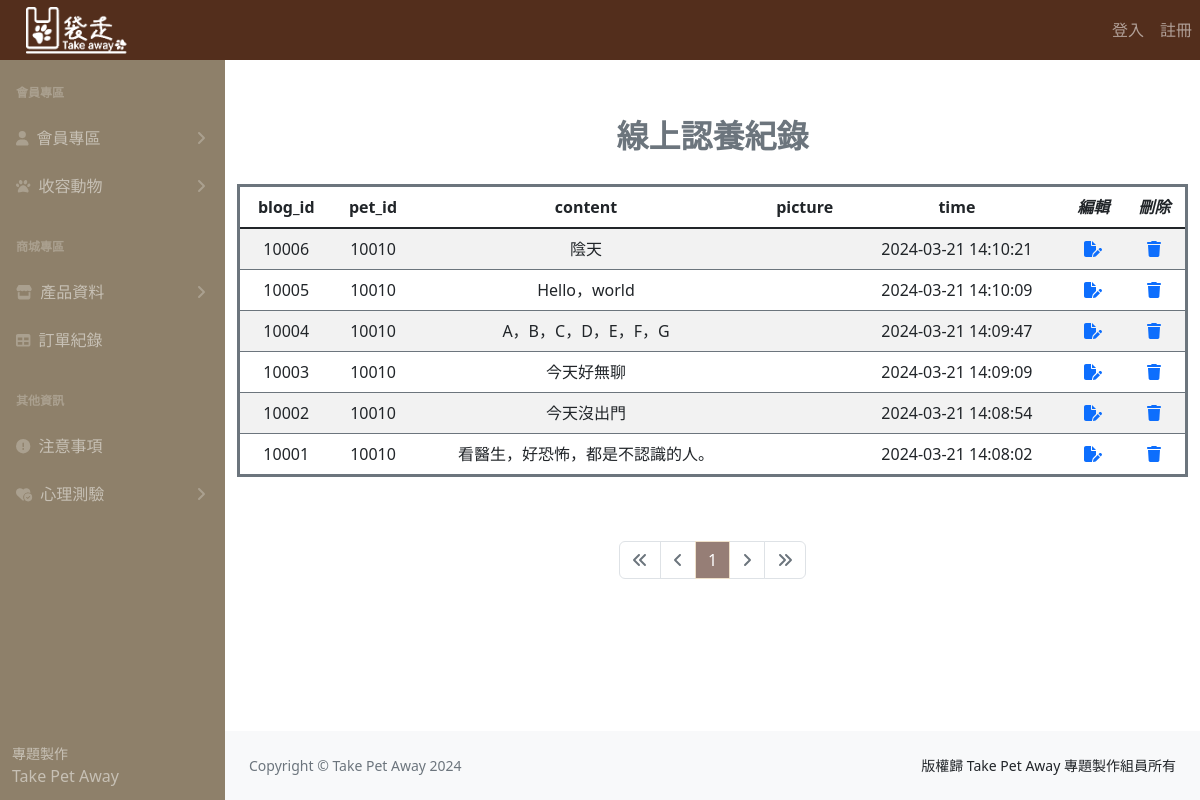
Screenshot of /blog.php with the database file from the repository.
### tables this page shows
CREATE TABLE `blog` (
  `blog_id` int(11) NOT NULL,
  `pet_id` int(11) NOT NULL,
  `content` varchar(100) NOT NULL,
  `pic1` varchar(100) DEFAULT NULL,
  `pic2` varchar(100) DEFAULT NULL,
  `pic3` varchar(100) DEFAULT NULL,
  `pic4` varchar(100) DEFAULT NULL,
  `pic5` varchar(100) DEFAULT NULL,
  `time` datetime NOT NULL
);

### blog.php (the view, shortened to what this page needs)
<?php
require __DIR__ . '/parts/pdo-connect.php';
$page = isset($_GET['page']) ? intval($_GET['page']) : 1;
$perPage = 10;
$total_sql = "SELECT COUNT(1) FROM blog";
$total_stmt = $pdo->query($total_sql);
$totalRows = $total_stmt->fetch(PDO::FETCH_NUM)[0];
$totalPages = ceil($totalRows / $perPage);
$rows = [];
if ($totalRows > 0) {
  $sql = sprintf("SELECT * FROM blog ORDER BY blog_id DESC LIMIT %s, %s", ($page - 1) * $perPage, $perPage);
  $rows = $pdo->query($sql)->fetchAll();
}
?>
<?php include __DIR__ . '/parts/1_head.php' ?>
<?php include __DIR__ . '/parts/2_nav.php' ?>
<?php include __DIR__ . '/parts/3_side_nav.php' ?>
<div class="container">
  <div class="row">
    <h3 class="text-center mt-5 fw-bold lh-lg text-secondary fs-2">線上認養紀錄</h3>
    <div class="col">
      <table class="table table-striped table-hover mt-2 border border-3 border-secondary">
        <thead>
          <tr class="text-center">
            <th>blog_id</th>
            <th>pet_id</th>
            <th>content</th>
            <th>picture</th>
            <th>time</th>
            <th><i>編輯</i></th>
            <th><i>刪除</i></th>
          </tr>
        </thead>
        <tbody class="table-group-divider">
          <?php foreach ($rows as $r) : ?>
            <tr class="text-center">
              <td><?= $r['blog_id'] ?></td>
              <td><?= $r['pet_id'] ?></td>
              <td><?= $r['content'] ?></td>
              <td>
                <div><img style="width: 50px;" src="uploads/<?= $r['pic'] ?>" alt=""> </div>
              </td>
              <td><?= $r['time'] ?></td>
              <td>
                <a href="blog_edit.php?blog_id=<?= $r['blog_id'] ?>">
                  <i class="fa-solid fa-file-pen"></i>
                </a>
              </td>
              <td>
                <a href="javascript: deleteOne(<?= $r['blog_id'] ?>)">
                  <i class="fa-solid fa-trash"></i>
                </a>
              </td>
            </tr>
          <?php endforeach ?>
        </tbody>
      </table>
    </div>
  </div>
  <div class="row mt-5">
    <div class="col d-flex justify-content-center">
      <nav aria-label="Page navigation example">
        <ul class="pagination">
          <li class="page-item <?= $page == 1 ? 'disabled' : '' ?>">
            <a class="page-link" href="?page=1">
              <i class="fa-solid fa-angles-left"></i>
            </a>
          </li>
          <li class="page-item <?= $page == 1 ? 'disabled' : '' ?>">
            <a class="page-link" href="?page=<?= $page - 1 ?>">
              <i class="fa-solid fa-angle-left"></i>
            </a>
          </li>
          <?php for ($i = $page - 5; $i <= $page + 5; $i++) : ?>
            <?php if ($i >= 1 and $i <= $totalPages) : ?>
              <li class="page-item  <?= $i != $page ?: 'active' ?>">
                <a class="page-link bd-secondary" href="?page=<?= $i ?>"><?= $i ?></a>
              </li>
            <?php endif ?>
          <?php endfor ?>
          <li class="page-item <?= $page == $totalPages ? 'disabled' : '' ?>">
            <a class="page-link" href="?page=<?= $page + 1 ?>">
              <i class="fa-solid fa-angle-right"></i>
            </a>
          </li>
          <li class="page-item <?= $page == $totalPages ? 'disabled' : '' ?>">
            <a class="page-link" href="?page=<?= $totalPages ?>">
              <i class="fa-solid fa-angles-right"></i>
            </a>
          </li>
        </ul>
      </nav>
    </div>
  </div>
</div>
<?php include __DIR__ . '/parts/4_footer.php' ?>
<?php include __DIR__ . '/parts/6_foot.php' ?>

### parts/1_head.php (style rules this page uses)
:root { --bs-dark-rgb: 83, 46, 28; }
.row { --bs-gutter-x: 0rem; }
.pagination, .datatable-pagination ul { --bs-pagination-active-border-color: #EEE0C9; --bs-pagination-active-bg: #967E76; --bs-link-color: #967E76; --bs-link-hover-color: #967E76; --bs-dark-rgb: #967E76; }

### rows the page displays
blog: blog_id "10006", pet "10010", content "陰天", time "2024-03-21 14:10:21"
blog: blog_id "10005", pet "10010", content "Hello，world", time "2024-03-21 14:10:09"
blog: blog_id "10004", pet "10010", content "A，B，C，D，E，F，G", time "2024-03-21 14:09:47"
blog: blog_id "10003", pet "10010", content "今天好無聊", time "2024-03-21 14:09:09"
blog: blog_id "10002", pet "10010", content "今天沒出門", time "2024-03-21 14:08:54"
blog: blog_id "10001", pet "10010", content "看醫生，好恐怖，都是不認識的人。", time "2024-03-21 14:08:02"
